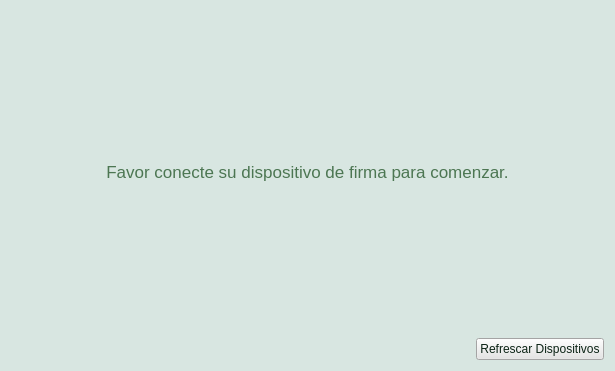
<?xml version="1.0" encoding="UTF-8"?>
<ui version="4.0">
 <class>TabDefault</class>
 <widget class="QWidget" name="TabDefault">
  <property name="geometry">
   <rect>
    <x>0</x>
    <y>0</y>
    <width>615</width>
    <height>371</height>
   </rect>
  </property>
  <property name="windowTitle">
   <string>Sin Dispositivo</string>
  </property>
  <property name="styleSheet">
   <string notr="true">color:rgb(76, 118, 82);
background-color:rgb(216, 230, 225);</string>
  </property>
  <layout class="QGridLayout" name="tabDefaultLayout">
   <item row="0" column="0">
    <spacer name="verticalSpacer">
     <property name="orientation">
      <enum>Qt::Vertical</enum>
     </property>
     <property name="sizeHint" stdset="0">
      <size>
       <width>20</width>
       <height>139</height>
      </size>
     </property>
    </spacer>
   </item>
   <item row="1" column="0" colspan="2">
    <widget class="QLabel" name="initialMessageLbl">
     <property name="styleSheet">
      <string notr="true">font: 13pt;</string>
     </property>
     <property name="text">
      <string>Favor conecte su dispositivo de firma para comenzar.</string>
     </property>
     <property name="scaledContents">
      <bool>true</bool>
     </property>
     <property name="alignment">
      <set>Qt::AlignCenter</set>
     </property>
     <property name="wordWrap">
      <bool>true</bool>
     </property>
    </widget>
   </item>
   <item row="2" column="0">
    <spacer name="verticalSpacer_2">
     <property name="orientation">
      <enum>Qt::Vertical</enum>
     </property>
     <property name="sizeHint" stdset="0">
      <size>
       <width>20</width>
       <height>138</height>
      </size>
     </property>
    </spacer>
   </item>
   <item row="3" column="0">
    <spacer name="horizontalSpacer">
     <property name="orientation">
      <enum>Qt::Horizontal</enum>
     </property>
     <property name="sizeHint" stdset="0">
      <size>
       <width>424</width>
       <height>20</height>
      </size>
     </property>
    </spacer>
   </item>
   <item row="3" column="1">
    <widget class="QPushButton" name="refreshDevices">
     <property name="layoutDirection">
      <enum>Qt::LeftToRight</enum>
     </property>
     <property name="styleSheet">
      <string notr="true">color: rgb(11, 35, 21);
font: 75 9pt &quot;Noto Sans&quot;;
background-color: rgb(229, 229, 229);
</string>
     </property>
     <property name="text">
      <string>Refrescar Dispositivos</string>
     </property>
     <property name="icon">
      <iconset resource="resources.qrc">
       <normaloff>:/images/refresh.png</normaloff>:/images/refresh.png</iconset>
     </property>
     <property name="autoDefault">
      <bool>false</bool>
     </property>
     <property name="default">
      <bool>false</bool>
     </property>
     <property name="flat">
      <bool>false</bool>
     </property>
    </widget>
   </item>
  </layout>
 </widget>
 <resources>
  <include location="resources.qrc"/>
 </resources>
 <connections/>
</ui>
